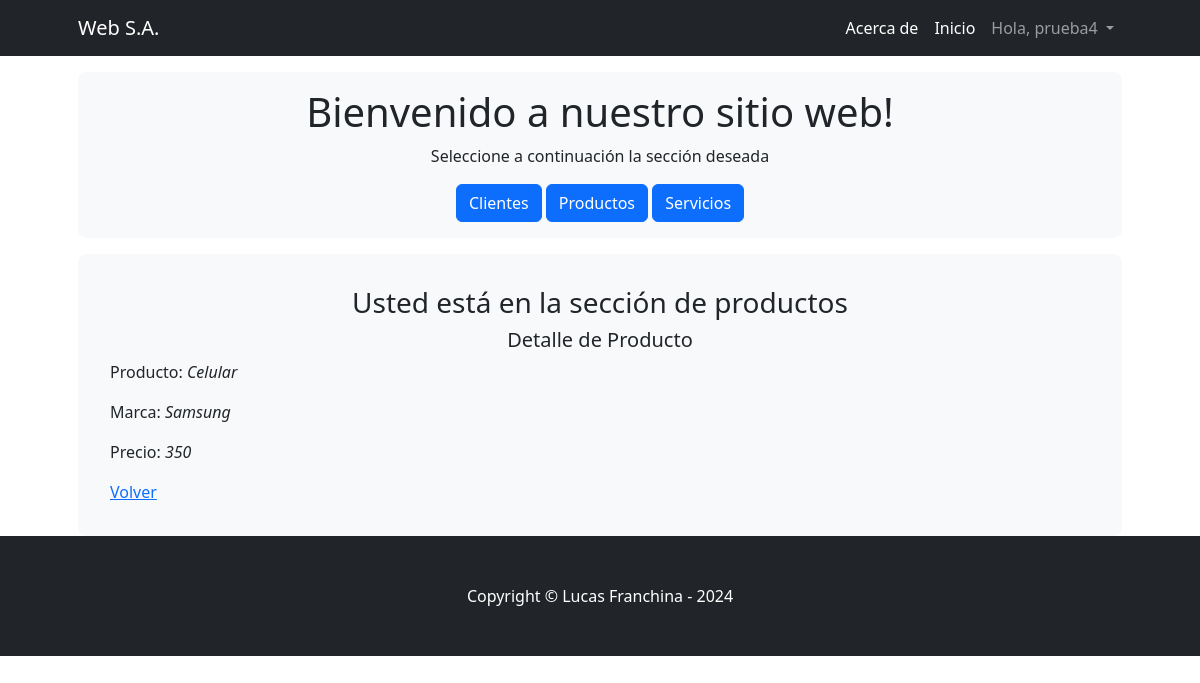
/Appventas/productos/1 (signed in), run on the app's committed database.
### Appventas/models.py (models this page shows, shortened)
class Productos(models.Model):
    producto = models.CharField(max_length=30)
    marca = models.CharField(max_length=30)
    precio = models.IntegerField()
    class Meta:
        verbose_name = "Producto"
        verbose_name_plural = "Productos"

### Appventas/views.py (the view)
# urls.py: path('productos/<pk>', views.productosdetalle.as_view(), name='productosdetalle'),
class productosdetalle(LoginRequiredMixin, DetailView):
    model = Productos
    template_name = 'appventas/productosdetalle.html'

### Appventas/templates/appventas/productosdetalle.html (shortened to what this page needs)
<!DOCTYPE html>
<html lang="en">
<head>
</head>
<body>
    {% extends "appventas/padre.html" %}
    {% load static %}
    {% block contenidoQueCambia %}
    <div class="container px-lg-5">
        <div class="p-2 p-lg-3 bg-light rounded-3 text-center">
            <div class="m-2 m-lg-3">
                <h3>Usted está en la sección de productos</h3>
                <h5>Detalle de Producto</h5>
                <div style="text-align: left;">
                <p>Producto: <i>{{object.producto}}</i></p>
                <p>Marca: <i>{{object.marca}}</i></p>
                <p>Precio: <i>{{object.precio}}</i></p>
                <a href="{% url 'listaproductos' %}">Volver</a>
            </div>
            </div>
        </div>
    </div>
    {% endblock %}

### Appventas/templates/appventas/padre.html (shortened to what this page needs)
{% load static %}
<!DOCTYPE html>
<html lang="en">
    <head>
        <link href="https://cdn.jsdelivr.net/npm/bootstrap-icons@1.4.1/font/bootstrap-icons.css" rel="stylesheet" />
        <link href="{% static 'appventas/css/styles.css' %}" rel="stylesheet" />
    </head>
    <body>
        <nav class="navbar navbar-expand-lg navbar-dark bg-dark">
            <div class="container px-lg-5">
                <a class="navbar-brand" href="{% url 'inicio' %}">Web S.A.</a>
                <div class="collapse navbar-collapse" id="navbarSupportedContent">
                    <ul class="navbar-nav ms-auto mb-2 mb-lg-0">
                        <li class="nav-item"><a class="nav-link active" aria-current="page" href="{% url 'about' %}">Acerca de</a></li>
                        <li class="nav-item"><a class="nav-link active" aria-current="page" href="{% url 'inicio' %}">Inicio</a></li>
                        <li class="nav-item dropdown">
                            <a class="nav-link dropdown-toggle" href="#" id="navbarDropdown" role="button" data-bs-toggle="dropdown" aria-expanded="false">
                                {% if user.is_authenticated %}
                                    Hola, {{ user.username }}
                                {% else %}
                                    Usuario
                                {% endif %}
                            </a>
                        </li>
                    </ul>
                </div>
            </div>
        </nav>
        <header class="py-3">
            <div class="container px-lg-5">
                <div class="p-1 p-lg-2 bg-light rounded-3 text-center">
                    <div class="m-1 m-lg-2">
                        <h1 class="custom-heading">Bienvenido a nuestro sitio web!</h1>
                        <p class="custom-paragraph">Seleccione a continuación la sección deseada</p>
                        <a class="btn btn-primary custom-button" href="{% url 'listaclientes' %}">Clientes</a>
                        <a class="btn btn-primary custom-button" href="{% url 'listaproductos' %}">Productos</a>
                        <a class="btn btn-primary custom-button" href="{% url 'listaservicios' %}">Servicios</a>
                    </div>
                </div>
            </div>
        </header>
        {% block contenidoQueCambia %}{% endblock %}
        <footer class="py-5 bg-dark">
            <div class="container"><p class="m-0 text-center text-white">Copyright &copy; Lucas Franchina - 2024</p></div>
        </footer>
    </body>
</html>

### data on the page
Productos: producto "Celular", marca "Samsung", precio "350"

### other printed values
{{ user.username }} "prueba4"
